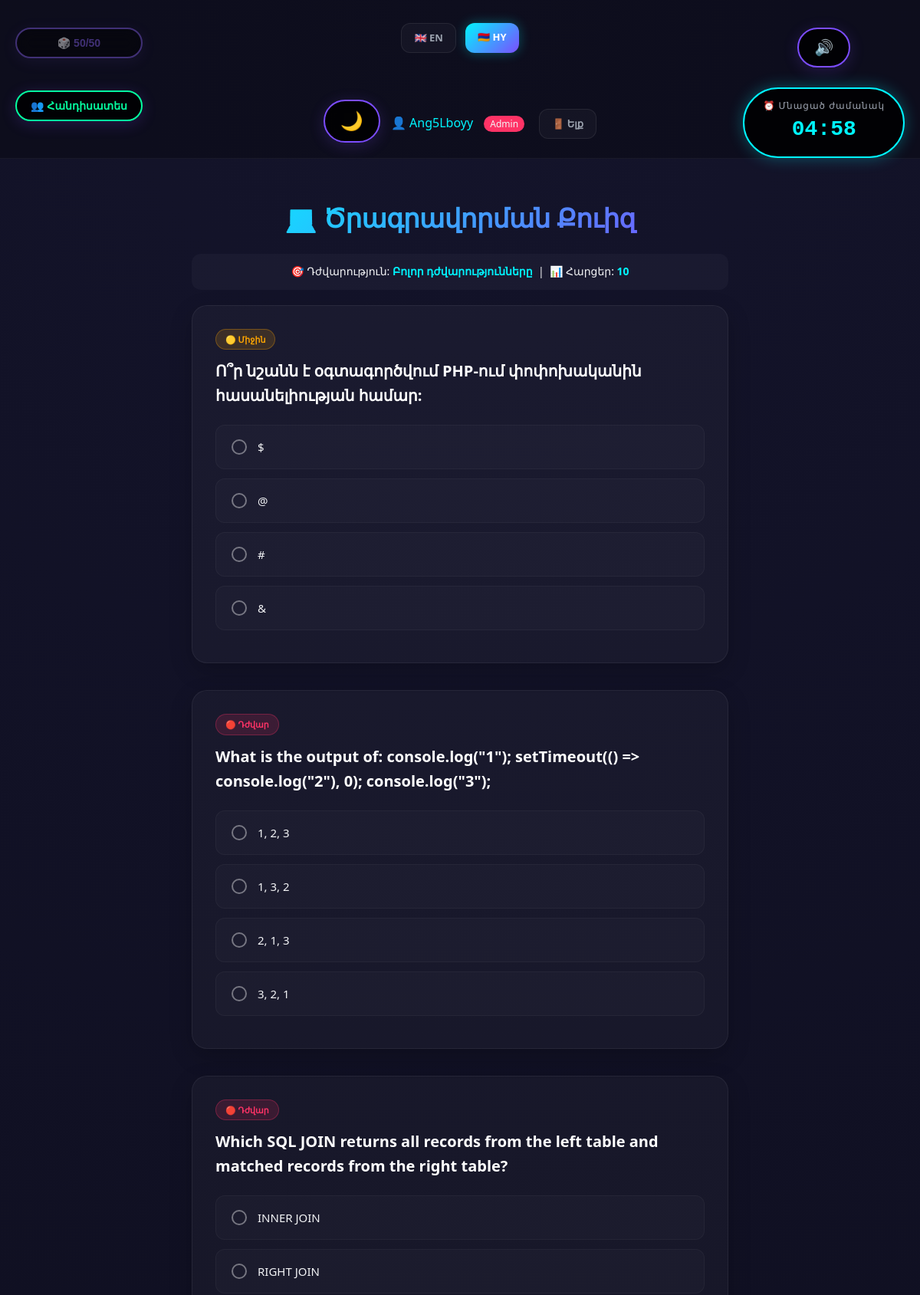
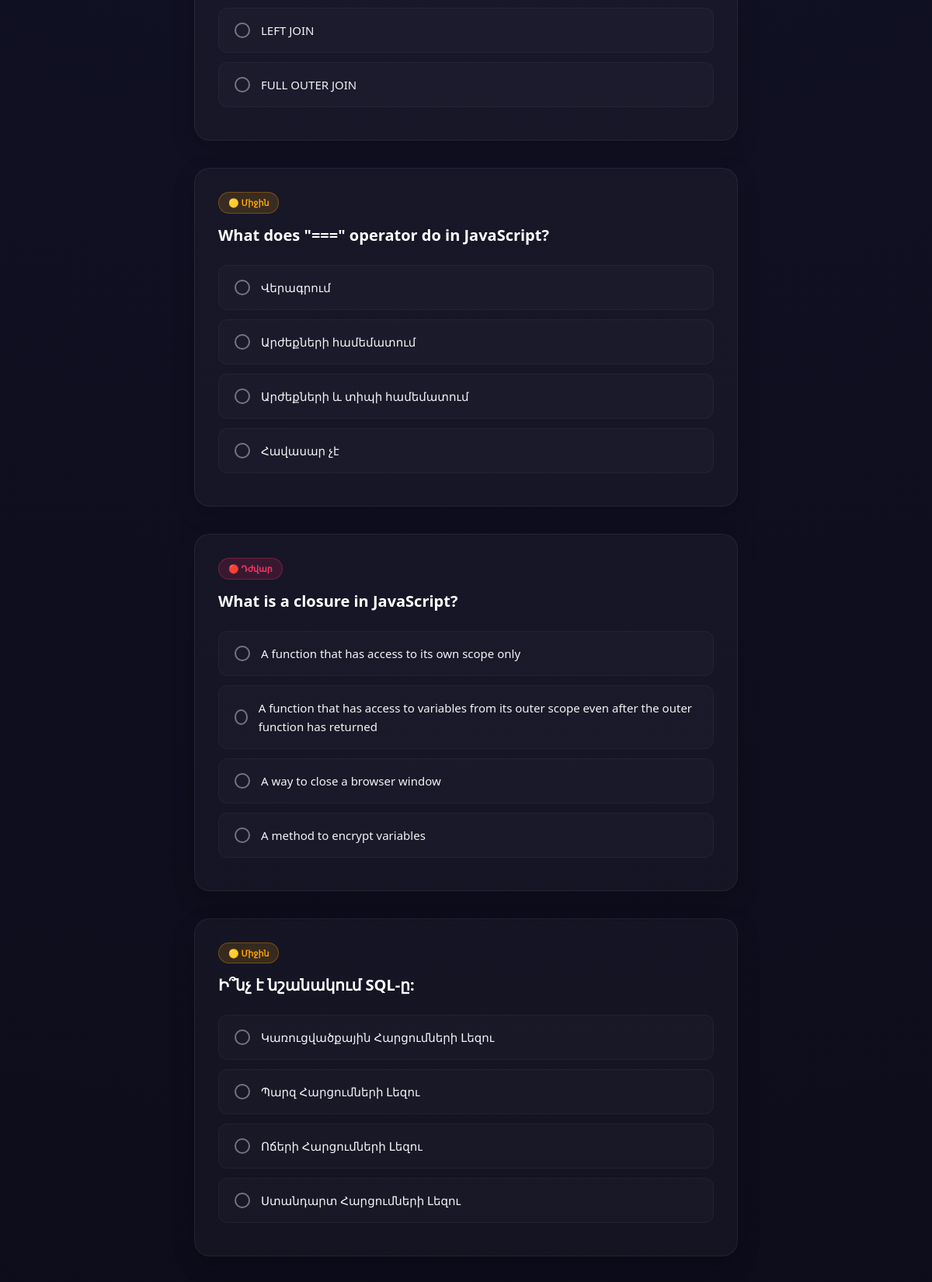
Page /game.php?lang=hy (signed in, upper part) on the committed database (2 pictures, top to bottom).
### tables this page shows
CREATE TABLE `questions` (
  `id` int(11) NOT NULL,
  `question` text NOT NULL,
  `option_a` varchar(255) NOT NULL,
  `option_b` varchar(255) NOT NULL,
  `option_c` varchar(255) NOT NULL,
  `option_d` varchar(255) NOT NULL,
  `answer` int(11) NOT NULL,
  `explanation` text,
  `difficulty` enum('easy','medium','hard') NOT NULL DEFAULT 'medium'
);

### lang.php (called while the page is built, shortened)
<?php
$lang = "en";
if(isset($_GET["lang"]) && in_array($_GET["lang"], ["en", "hy"])){
    $lang = $_GET["lang"];
}
function t($key){
    global $texts, $lang;
    if (isset($texts[$lang][$key])) {
        return $texts[$lang][$key];
    }
    return $key;
}
?>

### game.php (the view, shortened to what this page needs)
<?php
include "header.php";
$selected_difficulty = isset($_SESSION["quiz_difficulty"]) ? $_SESSION["quiz_difficulty"] : "all";
$selected_count = isset($_SESSION["quiz_question_count"]) ? $_SESSION["quiz_question_count"] : 10;
$fifty_fifty_available = 1;
$audience_available = 1;
if($logged_in) {
    $lifeline_query = $conn->query("SELECT fifty_fifty_available, audience_available FROM users WHERE id = {$_SESSION['user_id']}");
    if($lifeline_data = $lifeline_query->fetch_assoc()) {
        $fifty_fifty_available = $lifeline_data['fifty_fifty_available'];
        $audience_available = $lifeline_data['audience_available'];
    }
}
if($selected_difficulty == 'all') {
    $result = $conn->query("SELECT * FROM questions");
} else {
    $stmt = $conn->prepare("SELECT * FROM questions WHERE difficulty = ?");
    $stmt->bind_param("s", $selected_difficulty);
    $stmt->execute();
    $result = $stmt->get_result();
}
$all_questions = [];
while($row = $result->fetch_assoc()){
    $all_questions[] = $row;
}
$total_available = count($all_questions);
if($selected_count == 'all') {
    $selected_count = $total_available;
} else {
    $selected_count = (int)$selected_count;
}
$questions = $all_questions;
shuffle($questions);
$questions = array_slice($questions, 0, $selected_count);
$total_questions = count($questions);
$difficulty_icons = ['easy' => '🟢', 'medium' => '🟡', 'hard' => '🔴'];
    ?>
<div class="lifelines-container">
    <button class="lifeline-btn lifeline-fifty <?php echo ($fifty_fifty_available <= 0) ? 'disabled' : ''; ?>"
            id="fiftyBtn" onclick="useFiftyFifty()" <?php echo ($fifty_fifty_available <= 0) ? 'disabled' : ''; ?>>
        🎲 50/50
    </button>
    <button class="lifeline-btn lifeline-audience <?php echo ($audience_available <= 0) ? 'disabled' : ''; ?>"
            id="audienceBtn" onclick="useAudienceHelp()" <?php echo ($audience_available <= 0) ? 'disabled' : ''; ?>>
        👥 <?php echo t("audience"); ?>
    </button>
</div>
<div class="timer-container">
    <button id="soundToggleBtn" onclick="toggleSound()">🔊</button>
    <div class="timer-box quiz-timer" id="quizTimerBox">
        <div class="timer-label"><?php echo t("total_time_left"); ?></div>
        <div class="timer-value" id="quizTimer">--:--</div>
    </div>
</div>
<div class="game-container">
    <h1 class="game-title">💻 <?php echo t("title"); ?></h1>
    <div class="setup-info">
        🎯 <?php echo t("difficulty"); ?>: <span><?php echo t($selected_difficulty == 'all' ? 'all_difficulties' : $selected_difficulty); ?></span> &nbsp;|&nbsp;
        📊 <?php echo t("questions"); ?>: <span><?php echo $total_questions; ?></span>
    </div>
    <form method="POST" id="quizForm">
        <?php foreach($questions as $index => $q): ?>
            <div class="card" id="card-<?php echo $index; ?>" data-question-index="<?php echo $index; ?>" data-correct-answer="<?php echo $q['answer']; ?>">
                <div class="difficulty-badge difficulty-<?php echo $q['difficulty']; ?>-badge">
                    <?php echo $difficulty_icons[$q['difficulty']]; ?> <?php echo t($q['difficulty']); ?>
                </div>
                <h3><?php echo htmlspecialchars(t($q["question"])); ?></h3>
                <?php for($opt = 1; $opt <= 4; $opt++): ?>
                <label class="option-label option-<?php echo $opt; ?>" data-opt="<?php echo $opt; ?>">
                    <input type="radio" name="q<?php echo $q['id']; ?>" value="<?php echo $opt; ?>" required>
                    <?php echo htmlspecialchars(t($q["option_".chr(96+$opt)])); ?>
                </label>
                <?php endfor; ?>
            </div>
        <?php endforeach; ?>
    </form>
</div>
<?php include "footer.php"; ?>

### style.css (style rules this page uses)
* { margin: 0; padding: 0; box-sizing: border-box; }
body { font-family: 'Segoe UI', Tahoma, Geneva, Verdana, sans-serif; background: radial-gradient(circle at top, #14142b, #080811); color: #f3f4f6; min-height: 100vh; line-height: 1.6; }
h1 { font-size: 38px; font-weight: 800; margin-bottom: 15px; background: linear-gradient(135deg, #00f5ff, #7c4dff); -webkit-background-clip: text; -webkit-text-fill-color: transparent; letter-spacing: -0.5px; }
a.button, button { display: flex; align-items: center; justify-content: center; gap: 10px; width: 90%; margin: 16px auto; padding: 14px; border: none; border-radius: 14px; text-decoration: none; color: #ffffff; font-size: 16px; font-weight: 600; cursor: pointer; transition: all 0.3s cubic-bezier(0.4, 0, 0.2, 1); }
button { background: linear-gradient(135deg, #7c4dff, #00f5ff); box-shadow: 0 4px 20px rgba(124, 77, 255, 0.2); width: 100%; }
.game-container { max-width: 700px; width: 90%; margin: 50px auto; }
.game-title { text-align: center; margin-bottom: 40px; font-size: 34px; font-weight: 800; }
.card { background: rgba(255, 255, 255, 0.03); padding: 30px; margin-bottom: 35px; border-radius: 20px; border: 1px solid rgba(255, 255, 255, 0.06); box-shadow: 0 10px 30px rgba(0, 0, 0, 0.2); transition: border 0.3s; }
.card h3 { margin-bottom: 22px; font-size: 20px; font-weight: 600; color: #ffffff; }
label { display: flex; align-items: center; padding: 16px 20px; margin: 12px 0; border-radius: 12px; background: rgba(255, 255, 255, 0.02); border: 1px solid rgba(255, 255, 255, 0.04); cursor: pointer; font-size: 15px; transition: all 0.2s ease; }
input[type="radio"] { appearance: none; -webkit-appearance: none; width: 20px; height: 20px; border: 2px solid rgba(255, 255, 255, 0.4); border-radius: 50%; margin-right: 14px; outline: none; display: grid; place-content: center; transition: all 0.2s ease; }
input[type="radio"]::before { content: ""; width: 10px; height: 10px; border-radius: 50%; transform: scale(0); transition: 0.2s transform ease-in-out; background: #00f5ff; box-shadow: 0 0 10px #00f5ff; }
input::placeholder { color: rgba(255, 255, 255, 0.4); }
.timer-container { display: flex; flex-direction: column; align-items: flex-end; gap: 10px; }

### rows in the picture
questions: difficulty "🟡", difficulty "Միջին", question "Ո՞ր նշանն է օգտագործվում PHP-ում փոփոխականին հասանելիության համար:", option_a "$", option_b "@", option_c "#", option_d "&"
questions: difficulty "🔴", difficulty "Դժվար", question "What is the output of: console.log(\"1\"); setTimeout(() => console.log(\"2\"), 0); console.log(\"3\");", option_a "1, 2, 3", option_b "1, 3, 2", option_c "2, 1, 3", option_d "3, 2, 1"
questions: difficulty "🔴", difficulty "Դժվար", question "Which SQL JOIN returns all records from the left table and matched records from the right table?", option_a "INNER JOIN", option_b "RIGHT JOIN", option_c "LEFT JOIN", option_d "FULL OUTER JOIN"
questions: difficulty "🟡", difficulty "Միջին", question "What does \"===\" operator do in JavaScript?", option_a "Վերագրում", option_b "Արժեքների համեմատում", option_c "Արժեքների և տիպի համեմատում", option_d "Հավասար չէ"
questions: difficulty "🔴", difficulty "Դժվար", question "What is a closure in JavaScript?", option_a "A function that has access to its own scope only", option_b "A function that has access to variables from its outer scope even after the outer function has returned", option_c "A way to close a browser window", option_d "A method to encrypt variables"
questions: difficulty "🟡", difficulty "Միջին", question "Ի՞նչ է նշանակում SQL-ը:", option_a "Կառուցվածքային Հարցումների Լեզու", option_b "Պարզ Հարցումների Լեզու", option_c "Ոճերի Հարցումների Լեզու", option_d "Ստանդարտ Հարցումների Լեզու"

### other values in the picture
$username "Ang5Lboyy"
t("logout") "Ելք"
t("audience") "Հանդիսատես"
t("total_time_left") "⏰ Մնացած ժամանակ"
t("title") "Ծրագրավորման Քուիզ"
t("difficulty") "Դժվարություն"
t("questions") "Հարցեր"
$total_questions "10"
